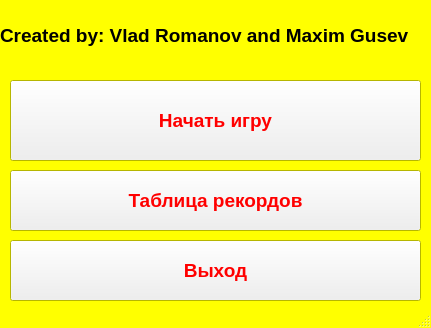
<?xml version="1.0" encoding="UTF-8"?>
<ui version="4.0">
 <class>mw</class>
 <widget class="QMainWindow" name="mw">
  <property name="geometry">
   <rect>
    <x>0</x>
    <y>0</y>
    <width>431</width>
    <height>328</height>
   </rect>
  </property>
  <property name="palette">
   <palette>
    <active>
     <colorrole role="Base">
      <brush brushstyle="SolidPattern">
       <color alpha="255">
        <red>255</red>
        <green>255</green>
        <blue>255</blue>
       </color>
      </brush>
     </colorrole>
     <colorrole role="Window">
      <brush brushstyle="SolidPattern">
       <color alpha="255">
        <red>255</red>
        <green>255</green>
        <blue>0</blue>
       </color>
      </brush>
     </colorrole>
    </active>
    <inactive>
     <colorrole role="Base">
      <brush brushstyle="SolidPattern">
       <color alpha="255">
        <red>255</red>
        <green>255</green>
        <blue>255</blue>
       </color>
      </brush>
     </colorrole>
     <colorrole role="Window">
      <brush brushstyle="SolidPattern">
       <color alpha="255">
        <red>255</red>
        <green>255</green>
        <blue>0</blue>
       </color>
      </brush>
     </colorrole>
    </inactive>
    <disabled>
     <colorrole role="Base">
      <brush brushstyle="SolidPattern">
       <color alpha="255">
        <red>255</red>
        <green>255</green>
        <blue>0</blue>
       </color>
      </brush>
     </colorrole>
     <colorrole role="Window">
      <brush brushstyle="SolidPattern">
       <color alpha="255">
        <red>255</red>
        <green>255</green>
        <blue>0</blue>
       </color>
      </brush>
     </colorrole>
    </disabled>
   </palette>
  </property>
  <property name="windowTitle">
   <string>Quiet Cry</string>
  </property>
  <widget class="QWidget" name="centralwidget">
   <widget class="QPushButton" name="pb1">
    <property name="geometry">
     <rect>
      <x>10</x>
      <y>80</y>
      <width>411</width>
      <height>81</height>
     </rect>
    </property>
    <property name="palette">
     <palette>
      <active>
       <colorrole role="ButtonText">
        <brush brushstyle="SolidPattern">
         <color alpha="255">
          <red>255</red>
          <green>0</green>
          <blue>0</blue>
         </color>
        </brush>
       </colorrole>
      </active>
      <inactive>
       <colorrole role="ButtonText">
        <brush brushstyle="SolidPattern">
         <color alpha="255">
          <red>255</red>
          <green>0</green>
          <blue>0</blue>
         </color>
        </brush>
       </colorrole>
      </inactive>
      <disabled>
       <colorrole role="ButtonText">
        <brush brushstyle="SolidPattern">
         <color alpha="255">
          <red>120</red>
          <green>120</green>
          <blue>120</blue>
         </color>
        </brush>
       </colorrole>
      </disabled>
     </palette>
    </property>
    <property name="font">
     <font>
      <pointsize>14</pointsize>
      <weight>75</weight>
      <bold>true</bold>
     </font>
    </property>
    <property name="text">
     <string>Начать игру</string>
    </property>
   </widget>
   <widget class="QPushButton" name="pb2">
    <property name="geometry">
     <rect>
      <x>10</x>
      <y>170</y>
      <width>411</width>
      <height>61</height>
     </rect>
    </property>
    <property name="palette">
     <palette>
      <active>
       <colorrole role="ButtonText">
        <brush brushstyle="SolidPattern">
         <color alpha="255">
          <red>255</red>
          <green>0</green>
          <blue>0</blue>
         </color>
        </brush>
       </colorrole>
      </active>
      <inactive>
       <colorrole role="ButtonText">
        <brush brushstyle="SolidPattern">
         <color alpha="255">
          <red>255</red>
          <green>0</green>
          <blue>0</blue>
         </color>
        </brush>
       </colorrole>
      </inactive>
      <disabled>
       <colorrole role="ButtonText">
        <brush brushstyle="SolidPattern">
         <color alpha="255">
          <red>120</red>
          <green>120</green>
          <blue>120</blue>
         </color>
        </brush>
       </colorrole>
      </disabled>
     </palette>
    </property>
    <property name="font">
     <font>
      <pointsize>14</pointsize>
      <weight>75</weight>
      <bold>true</bold>
     </font>
    </property>
    <property name="text">
     <string>Таблица рекордов</string>
    </property>
   </widget>
   <widget class="QPushButton" name="pb3">
    <property name="geometry">
     <rect>
      <x>10</x>
      <y>240</y>
      <width>411</width>
      <height>61</height>
     </rect>
    </property>
    <property name="palette">
     <palette>
      <active>
       <colorrole role="ButtonText">
        <brush brushstyle="SolidPattern">
         <color alpha="255">
          <red>255</red>
          <green>0</green>
          <blue>0</blue>
         </color>
        </brush>
       </colorrole>
      </active>
      <inactive>
       <colorrole role="ButtonText">
        <brush brushstyle="SolidPattern">
         <color alpha="255">
          <red>255</red>
          <green>0</green>
          <blue>0</blue>
         </color>
        </brush>
       </colorrole>
      </inactive>
      <disabled>
       <colorrole role="ButtonText">
        <brush brushstyle="SolidPattern">
         <color alpha="255">
          <red>120</red>
          <green>120</green>
          <blue>120</blue>
         </color>
        </brush>
       </colorrole>
      </disabled>
     </palette>
    </property>
    <property name="font">
     <font>
      <pointsize>14</pointsize>
      <weight>75</weight>
      <bold>true</bold>
     </font>
    </property>
    <property name="text">
     <string>Выход</string>
    </property>
   </widget>
   <widget class="QLabel" name="label">
    <property name="geometry">
     <rect>
      <x>0</x>
      <y>0</y>
      <width>431</width>
      <height>71</height>
     </rect>
    </property>
    <property name="font">
     <font>
      <pointsize>14</pointsize>
      <weight>75</weight>
      <bold>true</bold>
     </font>
    </property>
    <property name="text">
     <string>Created by: Vlad Romanov and Maxim Gusev</string>
    </property>
   </widget>
  </widget>
  <widget class="QStatusBar" name="statusbar"/>
 </widget>
 <resources/>
 <connections/>
</ui>
